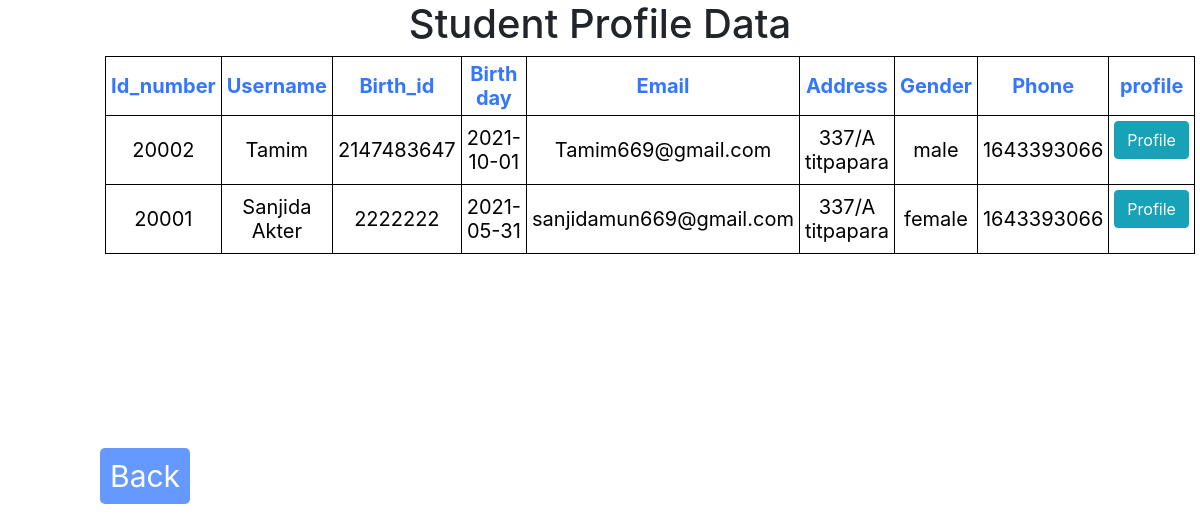
/student_profile_data.php, run on the app's committed database.
### tables this page shows
CREATE TABLE `student_register` (
  `SL` int(11) NOT NULL,
  `id_number` int(255) NOT NULL,
  `image` blob NOT NULL,
  `username` varchar(255) NOT NULL,
  `id` int(255) NOT NULL,
  `birth_date` date NOT NULL,
  `email` varchar(255) NOT NULL,
  `address` text NOT NULL,
  `gender` varchar(11) NOT NULL,
  `phone` int(11) NOT NULL,
  `password` varchar(255) NOT NULL,
  `payment_date` varchar(11) NOT NULL,
  `reference` varchar(255) NOT NULL,
  `particulars` varchar(255) NOT NULL,
  `payment_mode` varchar(255) NOT NULL,
  `Amount_BDT` int(255) NOT NULL,
  `class_name` varchar(11) NOT NULL,
  `exam_name` varchar(255) NOT NULL,
  `bangla` int(255) NOT NULL,
  `english` int(255) NOT NULL,
  `math` int(255) NOT NULL,
  `science` int(255) NOT NULL,
  `bgs` int(255) NOT NULL,
  `religous` int(255) NOT NULL,
  `ict` int(255) NOT NULL
);

### student_profile_data.php (the view, shortened to what this page needs)
<html>
<head>
  <link rel="stylesheet" href="https://maxcdn.bootstrapcdn.com/bootstrap/4.5.2/css/bootstrap.min.css">
</head>
<body>
<center>
<h1>Student Profile Data</h1>
<div id="t02">
<table>
<thead>
<tr>
<th>Id_number</th>
<th>Username</th>
<th>Birth_id</th>
<th>Birth day</th>
<th>Email</th>
<th>Address</th>
<th>Gender</th>
<th>Phone</th>
<th>profile </th>
</tr>
</thead>
<?php
$servername="localhost" ;
$serveruser="root" ;
$serverpass="" ;
$DBname="aamsc" ;
$conn=mysqli_connect($servername , $serveruser , $serverpass , $DBname ) ;
 $sql= "select * from student_register";
 $result=$conn->query($sql) ;
while($row = mysqli_fetch_array($result))
  {
?>
  <td><?php echo $row['id_number'];  ?></td>
  <td><?php echo $row['username']; ?></td>
  <td><?php echo $row['id']; ?></td>
  <td><?php echo $row['birth_date'] ; ?></td>
  <td><?php echo $row['email']; ?></td>
  <td><?php echo $row['address']; ?></td>
  <td><?php echo $row['gender'] ; ?></td>
  <td><?php echo $row['phone']; ?></td>
  <td>
       <form action = "student20001.php" method = "post">
        <button type ="submit" name= "edit_btn"  class="btn btn-info">Profile</button>
		</form>
  </td>
  <?php
  }
echo "</table>";
?>
	</div>
</center>
<div class="teacherpage">
	 <a href="admin4001.php">Back</a>
	 </div>
</body>
</html>

### student_profile_data.php (style rules this page uses)
#t02 { padding-left:100px; }
#t02 table { width:800px; text-align:center; color:#3377ff; border: 1px solid black; border-collapse: collapse; }
#t02 tr { padding:5px; text-align:left; border: 1px solid black; border-collapse: collapse; text-align:center; }
#t02 td { padding:5px; font-size:20px; color:black; border: 1px solid black; border-collapse: collapse; text-align:center; }
#t02 th { padding:5px; font-size:20px; color:\black; border: 1px solid black; border-collapse: collapse; text-align:center; }
.teacherpage { text-align:left; margin-left: 100px; margin-top: 200px; }
.teacherpage a { padding:10px; background-color:#6699ff; border-radius:5px; font-size:30px; text-decoration: none; color:#fff; }

### data on the page
student_register: id_number "20002", username "Tamim", id "2147483647", birth_date "2021-10-01", email "Tamim669@gmail.com", address "337/A titpapara", gender "male", phone "1643393066"
student_register: id_number "20001", username "Sanjida Akter", id "2222222", birth_date "2021-05-31", email "sanjidamun669@gmail.com", address "337/A titpapara", gender "female", phone "1643393066"
